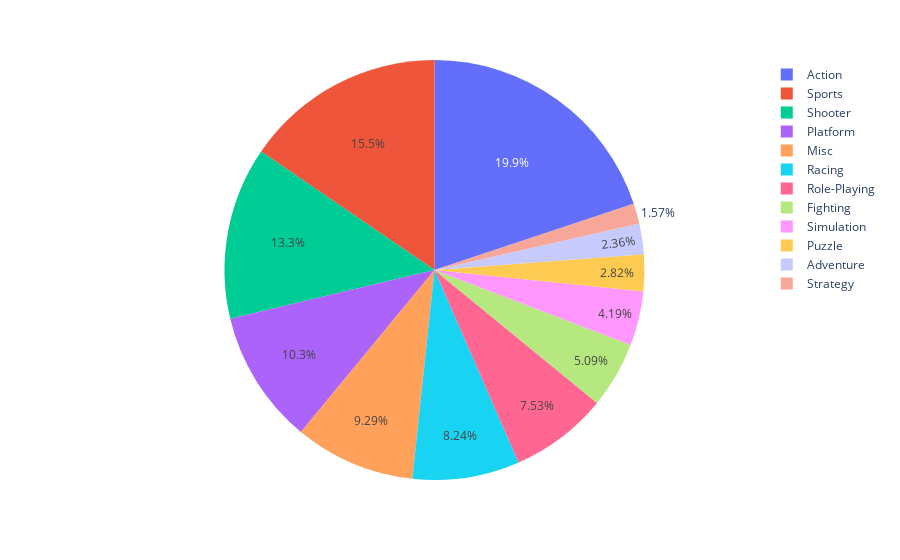
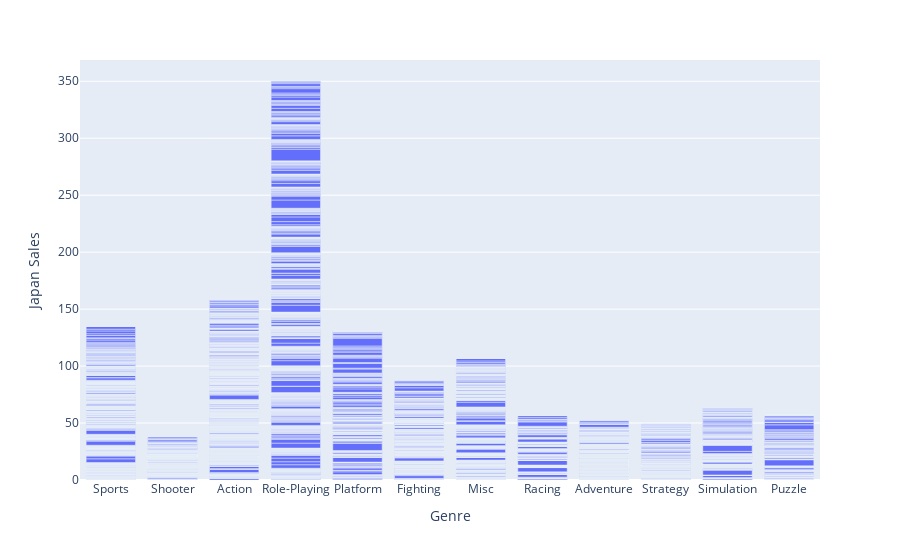
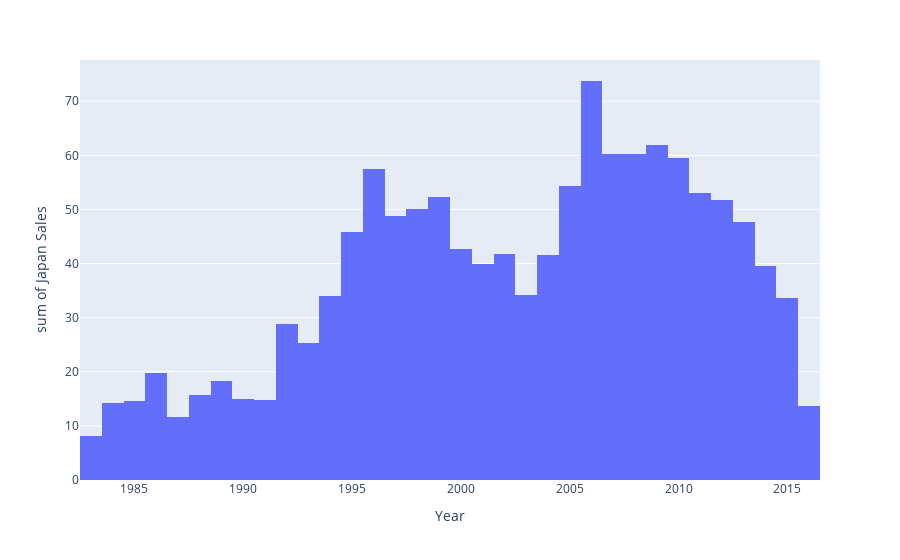

Notebook code for these charts, in order:
### Code cell
#https://www.youtube.com/watch?v=acFOhdo_bxw
## notice I have changed the code below to add extra charts in Dash

import dash
import plotly.express as px
import pandas as pd
from jupyter_dash import JupyterDash

# Data Exploration with Pandas (python)
# -----------------------------------------------------------------

df = pd.read_csv("vgsales.csv") # data by GregorySmith from kaggle

print(df[:5])
print(df.iloc[:5, [2,3,5,10]])
print(df.Genre.nunique())
print(df.Genre.unique())
print(sorted(df.Year.unique()))

# Data Visualization with Plotly (Python)
# -----------------------------------------------------------------

fig_pie = px.pie(data_frame=df, names='Genre', values='Japan Sales')
fig_pie = px.pie(data_frame=df, names='Genre', values='North American Sales')
fig_pie.show()

fig_bar = px.bar(data_frame=df, x='Genre', y='Japan Sales')
fig_bar.show()

fig_hist = px.histogram(data_frame=df, x='Year', y='Japan Sales')
fig_hist.show()

# Interactive Graphs with Dash (Python, R, Julia)
# -----------------------------------------------------------------

import dash_core_components as dcc
import dash_html_components as html
from dash.dependencies import Output, Input

app = JupyterDash(__name__)

app.layout=html.Div([
    html.H1("Graph Analysis with Charming Data"),
    dcc.Dropdown(id='genre-choice',
                 options=[{'label':x, 'value':x}
                          for x in sorted(df.Genre.unique())],
                 value='Action'
                 ),
    html.H2("Japan Data"),
    dcc.Graph(id='my-graph',
              figure={}),
    html.H2("North American Data"),
    dcc.Graph(id='my-graph2',
             figure={})
])
@app.callback(
    [Output(component_id='my-graph', component_property='figure')],
    [Output(component_id='my-graph2', component_property='figure')],
    Input(component_id='genre-choice', component_property='value')
)
def interactive_graphs(value_genre):
    print(value_genre)
    dff = df[df.Genre==value_genre]  #<-filter the df in accordance with the genre user picked
    fig = px.bar(data_frame=dff, x='Year', y='Japan Sales')
    
    fig2 = px.bar(data_frame=dff, x='Year', y='North American Sales')
    
    
    return fig,fig2

app.run_server(mode='external',port=8053)

# if __name__=='__main__':
#     app.run_server()

### Figure 1 — Plotly figure (JSON) as saved in the notebook; plotly's stock layout.template omitted (floating-point values rounded to 4 significant figures; data arrays with more than 128 entries replaced by an {"elided": "..."} marker saying what was removed)
{"data": [{"domain": {"x": [0, 1], "y": [0, 1]}, "hovertemplate": "Genre=%{label}<br>North American Sales=%{value}<extra></extra>", "labels": {"elided": "16323 str values"}, "legendgroup": "", "name": "", "showlegend": true, "type": "pie", "values": {"elided": "16323 float values"}}], "layout": {"autosize": true, "legend": {"tracegroupgap": 0}, "margin": {"t": 60}}}

### Figure 2 — Plotly figure (JSON) as saved in the notebook; plotly's stock layout.template omitted (floating-point values rounded to 4 significant figures; data arrays with more than 128 entries replaced by an {"elided": "..."} marker saying what was removed)
{"data": [{"alignmentgroup": "True", "hovertemplate": "Genre=%{x}<br>Japan Sales=%{y}<extra></extra>", "legendgroup": "", "marker": {"color": "#636efa"}, "name": "", "offsetgroup": "", "orientation": "v", "showlegend": false, "textposition": "auto", "type": "bar", "x": {"elided": "16323 str values"}, "xaxis": "x", "y": {"elided": "16323 float values"}, "yaxis": "y"}], "layout": {"autosize": true, "barmode": "relative", "legend": {"tracegroupgap": 0}, "margin": {"t": 60}, "xaxis": {"anchor": "y", "autorange": true, "domain": [0, 1], "range": [-0.5, 11.5], "title": {"text": "Genre"}, "type": "category"}, "yaxis": {"anchor": "x", "autorange": true, "domain": [0, 1], "range": [0, 368.7], "title": {"text": "Japan Sales"}, "type": "linear"}}}

### Figure 3 — Plotly figure (JSON) as saved in the notebook; plotly's stock layout.template omitted (floating-point values rounded to 4 significant figures; data arrays with more than 128 entries replaced by an {"elided": "..."} marker saying what was removed)
{"data": [{"alignmentgroup": "True", "bingroup": "x", "histfunc": "sum", "hovertemplate": "Year=%{x}<br>sum of Japan Sales=%{y}<extra></extra>", "legendgroup": "", "marker": {"color": "#636efa"}, "name": "", "offsetgroup": "", "orientation": "v", "showlegend": false, "type": "histogram", "x": {"elided": "16323 int values"}, "xaxis": "x", "y": {"elided": "16323 float values"}, "yaxis": "y"}], "layout": {"autosize": true, "barmode": "relative", "legend": {"tracegroupgap": 0}, "margin": {"t": 60}, "xaxis": {"anchor": "y", "autorange": true, "domain": [0, 1], "range": [1982.0, 2016.0], "title": {"text": "Year"}, "type": "linear"}, "yaxis": {"anchor": "x", "autorange": true, "domain": [0, 1], "range": [0, 77.61], "title": {"text": "sum of Japan Sales"}, "type": "linear"}}}
